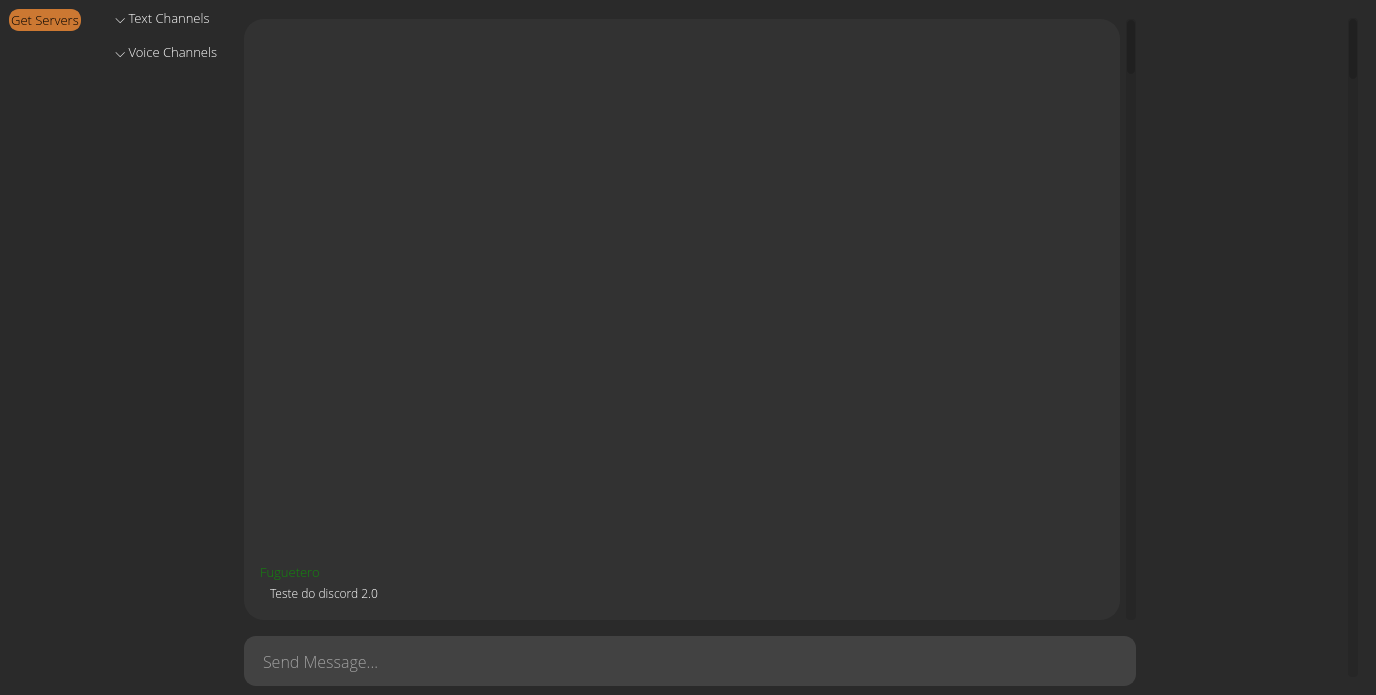
<?xml version="1.0" encoding="UTF-8"?>
<ui version="4.0">
 <class>MainWindow</class>
 <widget class="QMainWindow" name="MainWindow">
  <property name="geometry">
   <rect>
    <x>0</x>
    <y>0</y>
    <width>1376</width>
    <height>695</height>
   </rect>
  </property>
  <property name="windowTitle">
   <string>Discord 2.0</string>
  </property>
  <property name="styleSheet">
   <string notr="true">background-color: rgb(42, 42, 42)</string>
  </property>
  <widget class="QWidget" name="centralwidget">
   <layout class="QHBoxLayout" name="horizontalLayout_4">
    <item>
     <layout class="QHBoxLayout" name="horizontalLayout_3">
      <property name="rightMargin">
       <number>0</number>
      </property>
      <item>
       <layout class="QVBoxLayout" name="verticalLayout">
        <item>
         <widget class="QPushButton" name="get_servers_button">
          <property name="font">
           <font>
            <family>Open Sans Light</family>
            <pointsize>10</pointsize>
           </font>
          </property>
          <property name="styleSheet">
           <string notr="true">QPushButton{
	border: 2px solid rgb(204, 120, 50);
	border-radius: 10px;
	background-color: rgb(204, 120, 50)
}

QPushButton:hover{
	border: 2px solid rgb(237, 131, 43);
	background-color: rgb(237, 131, 43)
}</string>
          </property>
          <property name="text">
           <string>Get Servers</string>
          </property>
         </widget>
        </item>
        <item>
         <layout class="QVBoxLayout" name="verticalLayout_2">
          <property name="topMargin">
           <number>10</number>
          </property>
         </layout>
        </item>
        <item>
         <spacer name="verticalSpacer">
          <property name="orientation">
           <enum>Qt::Vertical</enum>
          </property>
          <property name="sizeHint" stdset="0">
           <size>
            <width>20</width>
            <height>40</height>
           </size>
          </property>
         </spacer>
        </item>
       </layout>
      </item>
      <item>
       <layout class="QVBoxLayout" name="verticalLayout_4">
        <property name="leftMargin">
         <number>25</number>
        </property>
        <item>
         <widget class="QLabel" name="label">
          <property name="font">
           <font>
            <family>Open Sans Light</family>
            <pointsize>10</pointsize>
            <weight>50</weight>
            <bold>false</bold>
           </font>
          </property>
          <property name="styleSheet">
           <string notr="true">color: rgb(255, 255, 255);
background-color: rgb(0, 0, 0, 0)</string>
          </property>
          <property name="text">
           <string> ⌵ Text Channels</string>
          </property>
          <property name="margin">
           <number>4</number>
          </property>
         </widget>
        </item>
        <item>
         <layout class="QVBoxLayout" name="verticalLayout_text">
          <property name="topMargin">
           <number>0</number>
          </property>
          <property name="bottomMargin">
           <number>10</number>
          </property>
         </layout>
        </item>
        <item>
         <widget class="QLabel" name="label_2">
          <property name="font">
           <font>
            <family>Open Sans Light</family>
            <pointsize>10</pointsize>
           </font>
          </property>
          <property name="styleSheet">
           <string notr="true">color: rgb(255, 255, 255);
background-color: rgb(0, 0, 0, 0)</string>
          </property>
          <property name="text">
           <string> ⌵ Voice Channels</string>
          </property>
          <property name="margin">
           <number>4</number>
          </property>
         </widget>
        </item>
        <item>
         <layout class="QVBoxLayout" name="verticalLayout_voice">
          <property name="topMargin">
           <number>0</number>
          </property>
          <property name="bottomMargin">
           <number>10</number>
          </property>
         </layout>
        </item>
        <item>
         <spacer name="verticalSpacer_2">
          <property name="orientation">
           <enum>Qt::Vertical</enum>
          </property>
          <property name="sizeHint" stdset="0">
           <size>
            <width>20</width>
            <height>40</height>
           </size>
          </property>
         </spacer>
        </item>
       </layout>
      </item>
      <item>
       <layout class="QVBoxLayout" name="verticalLayout_5">
        <property name="leftMargin">
         <number>20</number>
        </property>
        <property name="rightMargin">
         <number>0</number>
        </property>
        <item>
         <layout class="QHBoxLayout" name="horizontalLayout_5">
          <property name="topMargin">
           <number>10</number>
          </property>
          <item>
           <widget class="QScrollArea" name="scrollArea">
            <property name="styleSheet">
             <string notr="true">background-color: rgb(50, 50, 50);
border: 2px solid rgb(50, 50, 50);
border-radius: 20px;</string>
            </property>
            <property name="widgetResizable">
             <bool>true</bool>
            </property>
            <widget class="QWidget" name="scrollAreaWidgetContents">
             <property name="geometry">
              <rect>
               <x>0</x>
               <y>0</y>
               <width>858</width>
               <height>586</height>
              </rect>
             </property>
             <property name="styleSheet">
              <string notr="true">background-color: rgb(50, 50, 50);
border: 2px solid rgb(50, 50, 50);
border-radius: 20px;</string>
             </property>
             <layout class="QVBoxLayout" name="verticalLayout_6">
              <item>
               <layout class="QVBoxLayout" name="verticalLayout_messages">
                <property name="topMargin">
                 <number>20</number>
                </property>
                <item>
                 <spacer name="verticalSpacer_3">
                  <property name="orientation">
                   <enum>Qt::Vertical</enum>
                  </property>
                  <property name="sizeHint" stdset="0">
                   <size>
                    <width>20</width>
                    <height>40</height>
                   </size>
                  </property>
                 </spacer>
                </item>
                <item>
                 <layout class="QVBoxLayout" name="verticalLayout_7">
                  <property name="spacing">
                   <number>0</number>
                  </property>
                  <property name="topMargin">
                   <number>5</number>
                  </property>
                  <property name="bottomMargin">
                   <number>5</number>
                  </property>
                  <item>
                   <widget class="QLabel" name="label_3">
                    <property name="font">
                     <font>
                      <family>Open Sans Light</family>
                      <pointsize>10</pointsize>
                     </font>
                    </property>
                    <property name="styleSheet">
                     <string notr="true">color: rgb(18, 134, 12)</string>
                    </property>
                    <property name="text">
                     <string>Fuguetero</string>
                    </property>
                   </widget>
                  </item>
                  <item>
                   <widget class="QLabel" name="label_4">
                    <property name="font">
                     <font>
                      <family>Open Sans Light</family>
                     </font>
                    </property>
                    <property name="styleSheet">
                     <string notr="true">color: rgb(255, 255, 255);
padding-left: 10px</string>
                    </property>
                    <property name="text">
                     <string>Teste do discord 2.0</string>
                    </property>
                    <property name="wordWrap">
                     <bool>false</bool>
                    </property>
                   </widget>
                  </item>
                 </layout>
                </item>
               </layout>
              </item>
             </layout>
            </widget>
           </widget>
          </item>
          <item>
           <widget class="QScrollBar" name="verticalScrollBar">
            <property name="minimumSize">
             <size>
              <width>0</width>
              <height>0</height>
             </size>
            </property>
            <property name="maximumSize">
             <size>
              <width>10</width>
              <height>16777215</height>
             </size>
            </property>
            <property name="font">
             <font>
              <pointsize>7</pointsize>
             </font>
            </property>
            <property name="styleSheet">
             <string notr="true">QScrollBar::handle:vertical {
    background-color: rgb(32, 32, 32);
    border-radius: 4px;
}
QScrollBar::handle:vertical:hover{
    background-color: rgb(204, 120, 50);
    border-radius: 4px;
}
QScrollBar::handle:vertical:pressed {
    background-color: rgb(237, 131, 43);
    border-radius: 4px;
}

QScrollBar::add-line:vertical{
    background: rgb(38, 38, 38);
    border-radius: 4px;
}

QScrollBar::sub-line:vertical{
    background: rgb(38, 38, 38);
    border-radius: 4px;
}

 QScrollBar:vertical {
    border: 1px solid rgb(38, 38, 38);
    background-color: rgb(38, 38, 38);
    border-radius: 4px;
 }

QScrollBar::up-arrow:vertical, QScrollBar::down-arrow:vertical {
    background: none;
 	border-radius: 4px;
}
QScrollBar::add-page:vertical, QScrollBar::sub-page:vertical {
    background: none;
 	border-radius: 4px;
}</string>
            </property>
            <property name="orientation">
             <enum>Qt::Vertical</enum>
            </property>
           </widget>
          </item>
         </layout>
        </item>
        <item>
         <spacer name="horizontalSpacer_3">
          <property name="orientation">
           <enum>Qt::Horizontal</enum>
          </property>
          <property name="sizeType">
           <enum>QSizePolicy::Maximum</enum>
          </property>
          <property name="sizeHint" stdset="0">
           <size>
            <width>99999</width>
            <height>10</height>
           </size>
          </property>
         </spacer>
        </item>
        <item>
         <widget class="QLineEdit" name="lineEdit">
          <property name="minimumSize">
           <size>
            <width>0</width>
            <height>50</height>
           </size>
          </property>
          <property name="font">
           <font>
            <family>Open Sans Light</family>
            <pointsize>12</pointsize>
           </font>
          </property>
          <property name="styleSheet">
           <string notr="true">QLineEdit {
	border: 2px solid rgb(66, 66, 66);
	border-radius: 12px;
	background-color: rgb(66, 66, 66);
	padding-left: 15px;
	padding-right: 15px;
	color: rgb(255, 255, 255);
}</string>
          </property>
          <property name="text">
           <string/>
          </property>
          <property name="placeholderText">
           <string>Send Message...</string>
          </property>
         </widget>
        </item>
       </layout>
      </item>
      <item>
       <widget class="QScrollArea" name="scrollArea_2">
        <property name="enabled">
         <bool>true</bool>
        </property>
        <property name="minimumSize">
         <size>
          <width>225</width>
          <height>0</height>
         </size>
        </property>
        <property name="styleSheet">
         <string notr="true">border: none;</string>
        </property>
        <property name="widgetResizable">
         <bool>true</bool>
        </property>
        <widget class="QWidget" name="scrollAreaWidgetContents_3">
         <property name="geometry">
          <rect>
           <x>0</x>
           <y>0</y>
           <width>225</width>
           <height>675</height>
          </rect>
         </property>
         <layout class="QHBoxLayout" name="horizontalLayout_8">
          <item>
           <layout class="QVBoxLayout" name="verticalLayout_8">
            <property name="leftMargin">
             <number>0</number>
            </property>
            <property name="topMargin">
             <number>10</number>
            </property>
            <property name="rightMargin">
             <number>0</number>
            </property>
            <item>
             <spacer name="horizontalSpacer">
              <property name="orientation">
               <enum>Qt::Horizontal</enum>
              </property>
              <property name="sizeType">
               <enum>QSizePolicy::Maximum</enum>
              </property>
              <property name="sizeHint" stdset="0">
               <size>
                <width>400</width>
                <height>20</height>
               </size>
              </property>
             </spacer>
            </item>
            <item>
             <layout class="QVBoxLayout" name="verticalLayout_users">
              <property name="topMargin">
               <number>10</number>
              </property>
             </layout>
            </item>
            <item>
             <spacer name="verticalSpacer_4">
              <property name="orientation">
               <enum>Qt::Vertical</enum>
              </property>
              <property name="sizeHint" stdset="0">
               <size>
                <width>20</width>
                <height>40</height>
               </size>
              </property>
             </spacer>
            </item>
           </layout>
          </item>
          <item>
           <widget class="QScrollBar" name="verticalScrollBar_2">
            <property name="maximumSize">
             <size>
              <width>10</width>
              <height>16777215</height>
             </size>
            </property>
            <property name="styleSheet">
             <string notr="true">QScrollBar::handle:vertical {
    background-color: rgb(32, 32, 32);
    border-radius: 4px;
}
QScrollBar::handle:vertical:hover{
    background-color: rgb(204, 120, 50);
    border-radius: 4px;
}
QScrollBar::handle:vertical:pressed {
    background-color: rgb(237, 131, 43);
    border-radius: 4px;
}

QScrollBar::add-line:vertical{
    background: rgb(38, 38, 38);
    border-radius: 4px;
}

QScrollBar::sub-line:vertical{
    background: rgb(38, 38, 38);
    border-radius: 4px;
}

 QScrollBar:vertical {
    border: 1px solid rgb(38, 38, 38);
    background-color: rgb(38, 38, 38);
    border-radius: 4px;
 }

QScrollBar::up-arrow:vertical, QScrollBar::down-arrow:vertical {
    background: none;
 	border-radius: 4px;
}
QScrollBar::add-page:vertical, QScrollBar::sub-page:vertical {
    background: none;
 	border-radius: 4px;
}</string>
            </property>
            <property name="orientation">
             <enum>Qt::Vertical</enum>
            </property>
           </widget>
          </item>
         </layout>
        </widget>
       </widget>
      </item>
     </layout>
    </item>
   </layout>
  </widget>
 </widget>
 <resources/>
 <connections/>
</ui>
